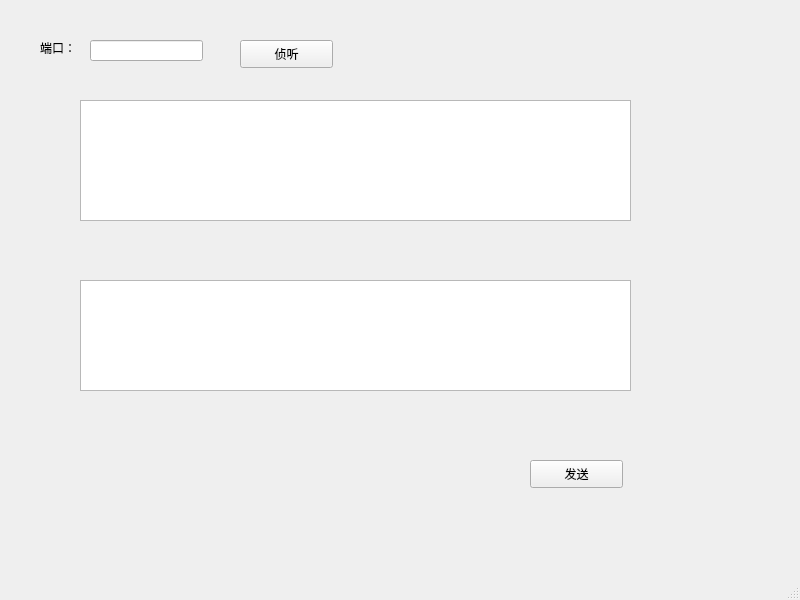
<?xml version="1.0" encoding="UTF-8"?>
<ui version="4.0">
 <class>MainWindow</class>
 <widget class="QMainWindow" name="MainWindow">
  <property name="geometry">
   <rect>
    <x>0</x>
    <y>0</y>
    <width>800</width>
    <height>600</height>
   </rect>
  </property>
  <property name="windowTitle">
   <string>MainWindow</string>
  </property>
  <widget class="QWidget" name="centralwidget">
   <widget class="QLabel" name="label">
    <property name="geometry">
     <rect>
      <x>40</x>
      <y>40</y>
      <width>72</width>
      <height>15</height>
     </rect>
    </property>
    <property name="text">
     <string>端口：</string>
    </property>
   </widget>
   <widget class="QLineEdit" name="lineEdit_Port">
    <property name="geometry">
     <rect>
      <x>90</x>
      <y>40</y>
      <width>113</width>
      <height>21</height>
     </rect>
    </property>
   </widget>
   <widget class="QPushButton" name="pushButton_Listen">
    <property name="geometry">
     <rect>
      <x>240</x>
      <y>40</y>
      <width>93</width>
      <height>28</height>
     </rect>
    </property>
    <property name="text">
     <string>侦听</string>
    </property>
   </widget>
   <widget class="QPushButton" name="pushButton_Send">
    <property name="geometry">
     <rect>
      <x>530</x>
      <y>460</y>
      <width>93</width>
      <height>28</height>
     </rect>
    </property>
    <property name="text">
     <string>发送</string>
    </property>
   </widget>
   <widget class="QTextEdit" name="textEdit_Recv">
    <property name="geometry">
     <rect>
      <x>80</x>
      <y>100</y>
      <width>551</width>
      <height>121</height>
     </rect>
    </property>
   </widget>
   <widget class="QTextEdit" name="textEdit_Send">
    <property name="geometry">
     <rect>
      <x>80</x>
      <y>280</y>
      <width>551</width>
      <height>111</height>
     </rect>
    </property>
   </widget>
  </widget>
  <widget class="QMenuBar" name="menubar">
   <property name="geometry">
    <rect>
     <x>0</x>
     <y>0</y>
     <width>800</width>
     <height>26</height>
    </rect>
   </property>
  </widget>
  <widget class="QStatusBar" name="statusbar"/>
 </widget>
 <resources/>
 <connections/>
</ui>
